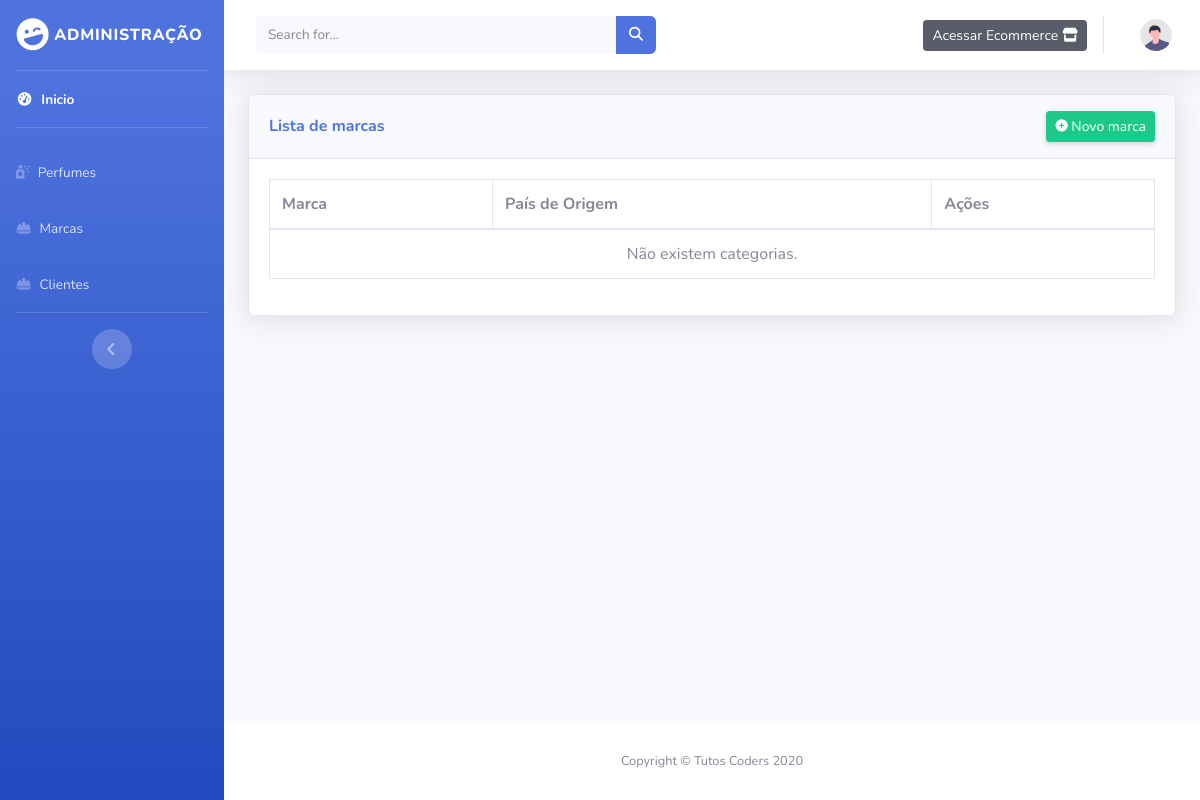
/index.php/admin/marca, run on an earlier commit of the app's database.
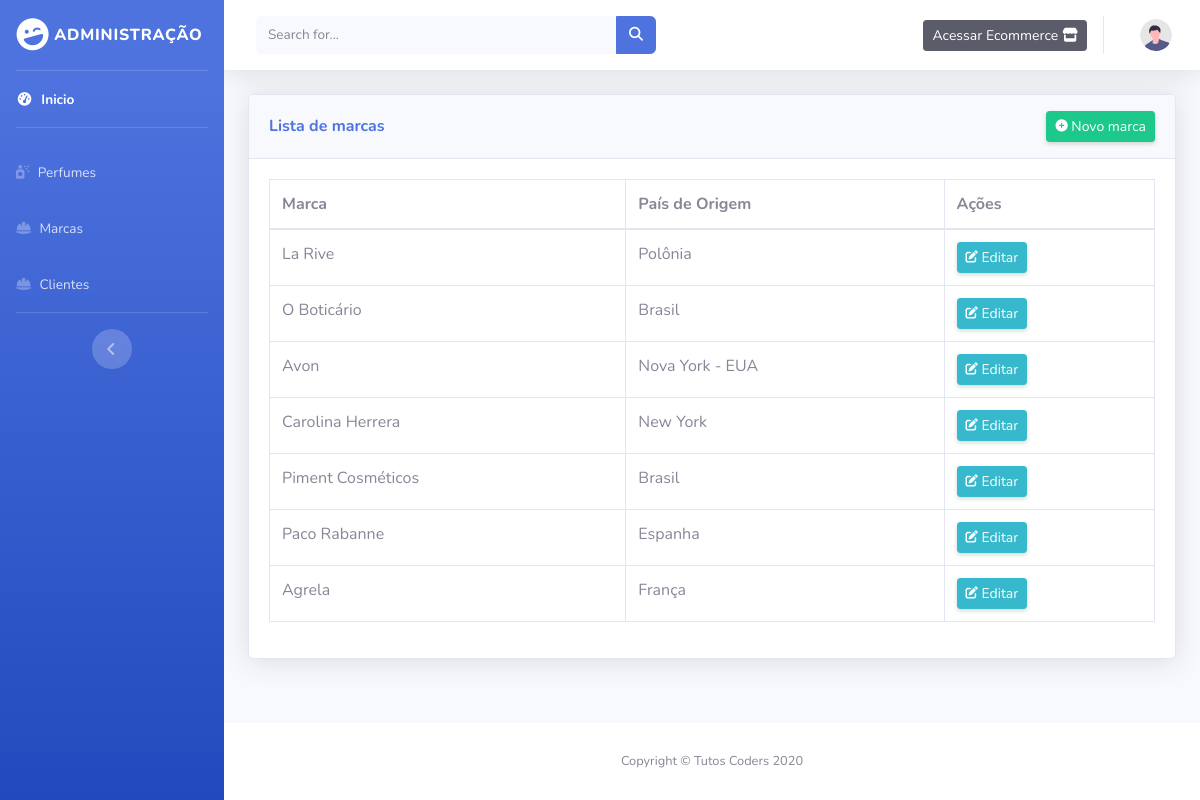
And on a later commit of the database.
### tables this page shows
CREATE TABLE `marcas` (
  `id` int(11) NOT NULL,
  `nome` varchar(60) NOT NULL,
  `pais_origem` varchar(60) NOT NULL
);

### application/controllers/admin/Marca.php (called while the page is built, shortened)
<?php
class Marca extends MY_Controller
{
	public function index()
	{
		$dados['marcas'] = $this->Marca_model->buscaMarcas();
		$dados['subview'] = 'admin/marca/listagem';
		$this->load->vars($dados);
		$this->load->view('admin/layout_main_admin');
	}
}

### index.php (called while the page is built, shortened)
<?php
require_once BASEPATH.'core/CodeIgniter.php';

### application/models/Marca_model.php (called while the page is built, shortened)
<?php
class Marca_model extends CI_Model
{
	public function buscaMarcas()
	{
		$this->db->select('*');
		$this->db->from('marcas');
		return $this->db->get()->result();
	}
}

### application/views/admin/marca/listagem.php (the view, shortened to what this page needs)
<div class="card shadow mb-4">
	<div class="card-header d-flex align-items-center justify-content-between py-3">
		<h6 class="m-0 font-weight-bold text-primary">Lista de marcas</h6>
		<a class="d-sm-inline-block btn btn-sm btn-success shadow-sm" href="<?= base_url('admin/marca/novo') ?>"><i class="fas fa-plus-circle fa-sm"></i> Novo marca</a>
	</div>
	<div class="card-body">
		<div class="table-responsive">
			<table class="table table-bordered" id="dataTable" width="100%" cellspacing="0">
				<thead>
					<tr>
						<th>Marca</th>
						<th>País de Origem</th>
						<th>Ações</th>
					</tr>
				</thead>
				<tbody>
					<?php if (count($marcas)) : foreach ($marcas as $marca) : ?>
							<tr>
								<td><?= $marca->nome ?></td>
								<td><?= $marca->pais_origem ?></td>
								<td>
									<a href="<?= base_url('admin/marca/edit/' . $marca->id); ?>" class="btn btn-sm btn-info shadow-sm"><i class="fas fa-edit fa-sm"></i> Editar</a>
								</td>
							</tr>
						<?php endforeach; ?>
					<?php else : ?>
						<tr>
							<td colspan="3" class="text-center">Não existem categorias.</td>
						</tr>
					<?php endif; ?>
				</tbody>
			</table>
		</div>
	</div>
</div>

What changed in the data, as far as the page shows it:
added marcas: nome "La Rive", pais_origem "Polônia"
added marcas: nome "O Boticário", pais_origem "Brasil"
added marcas: nome "Avon", pais_origem "Nova York - EUA"
added marcas: nome "Carolina Herrera", pais_origem "New York"
added marcas: nome "Piment Cosméticos", pais_origem "Brasil"
added marcas: nome "Paco Rabanne", pais_origem "Espanha"
added marcas: nome "Agrela", pais_origem "França"
Also different on the page:
text no longer shown: "Não existem categorias."
